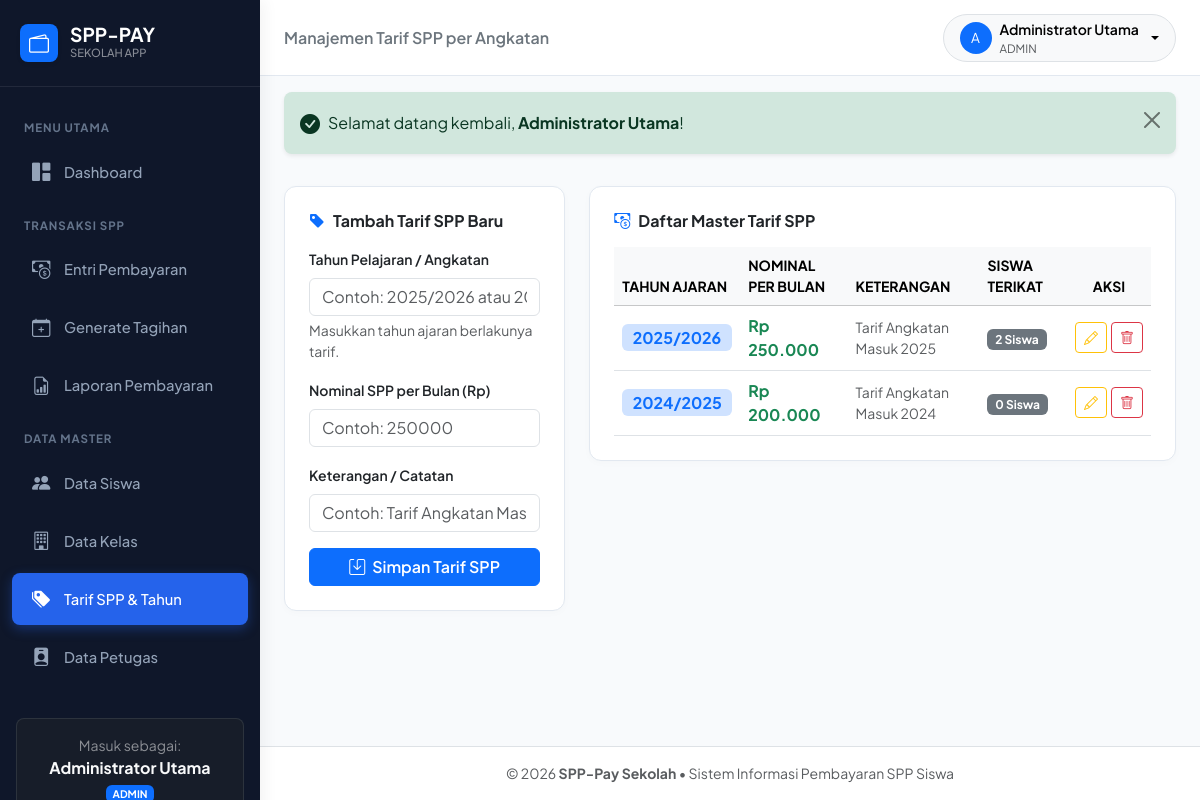
Screenshot of /spp.php (signed in) with the database file from the repository.
### tables this page shows
CREATE TABLE `tarif_spp` (
    `id_spp` INT AUTO_INCREMENT PRIMARY KEY,
    `tahun` VARCHAR(10) NOT NULL,  
    `nominal` DECIMAL(12, 2) NOT NULL,  
    `keterangan` VARCHAR(100) DEFAULT NULL,
    `created_at` TIMESTAMP DEFAULT CURRENT_TIMESTAMP
);

### koneksi.php (called while the page is built, shortened)
<?php
function rupiah($nominal) {
    return 'Rp ' . number_format((float)$nominal, 0, ',', '.');
}
?>

### spp.php (the view, shortened to what this page needs)
<?php
require_once __DIR__ . '/koneksi.php';
$tarif_spp_list = $pdo->query("
    SELECT ts.*, COUNT(s.nisn) AS total_siswa
    FROM tarif_spp ts
    LEFT JOIN siswa s ON ts.id_spp = s.id_spp
    GROUP BY ts.id_spp
    ORDER BY ts.tahun DESC, ts.nominal ASC
")->fetchAll();
include __DIR__ . '/includes/header.php';
?>
<div class="row g-4">
    <div class="col-lg-4">
        <div class="card card-custom p-4">
            <h6 class="fw-bold mb-3"><i class="bi bi-tag-fill me-2 text-primary"></i>Tambah Tarif SPP Baru</h6>
            <form method="POST" action="spp.php">
                <div class="mb-3">
                    <label class="form-label small fw-semibold">Tahun Pelajaran / Angkatan</label>
                    <input type="text" name="tahun" class="form-control" placeholder="Contoh: 2025/2026 atau 2025" required>
                    <div class="form-text small">Masukkan tahun ajaran berlakunya tarif.</div>
                </div>
                <div class="mb-3">
                    <label class="form-label small fw-semibold">Nominal SPP per Bulan (Rp)</label>
                    <input type="number" name="nominal" class="form-control" placeholder="Contoh: 250000" min="0" required>
                </div>
                <div class="mb-3">
                    <label class="form-label small fw-semibold">Keterangan / Catatan</label>
                    <input type="text" name="keterangan" class="form-control" placeholder="Contoh: Tarif Angkatan Masuk 2025">
                </div>
                <button type="submit" class="btn btn-primary w-100 fw-semibold">
                    <i class="bi bi-save me-1"></i> Simpan Tarif SPP
                </button>
            </form>
        </div>
    </div>
    <div class="col-lg-8">
        <div class="card card-custom p-4">
            <h6 class="fw-bold mb-3"><i class="bi bi-cash-coin me-2 text-primary"></i>Daftar Master Tarif SPP</h6>
            <div class="table-responsive">
                <table class="table table-hover align-middle mb-0">
                    <thead class="table-light small text-uppercase text-muted">
                        <tr>
                            <th>Tahun Ajaran</th>
                            <th>Nominal per Bulan</th>
                            <th>Keterangan</th>
                            <th>Siswa Terikat</th>
                            <th class="text-center">Aksi</th>
                        </tr>
                    </thead>
                    <tbody>
                        <?php if (!empty($tarif_spp_list)): ?>
                            <?php foreach ($tarif_spp_list as $sp): ?>
                                <tr>
                                    <td><span class="badge bg-primary-subtle text-primary fs-6"><?= htmlspecialchars($sp['tahun']) ?></span></td>
                                    <td class="fw-bold text-success fs-6"><?= rupiah($sp['nominal']) ?></td>
                                    <td class="small text-muted"><?= htmlspecialchars($sp['keterangan'] ?: '-') ?></td>
                                    <td><span class="badge bg-secondary"><?= $sp['total_siswa'] ?> Siswa</span></td>
                                    <td class="text-center">
                                        <div class="d-inline-flex gap-1">
                                            <button type="button" class="btn btn-sm btn-outline-warning btn-edit-spp"
                                                    data-id="<?= $sp['id_spp'] ?>"
                                                    data-tahun="<?= htmlspecialchars($sp['tahun']) ?>"
                                                    data-nominal="<?= (int)$sp['nominal'] ?>"
                                                    data-ket="<?= htmlspecialchars($sp['keterangan'] ?? '') ?>">
                                                <i class="bi bi-pencil"></i>
                                            </button>
                                            <button type="button" class="btn btn-sm btn-outline-danger"
                                                    data-bs-toggle="modal"
                                                    data-bs-target="#modalConfirmDelete"
                                                    data-href="spp.php?action=hapus_spp&id=<?= $sp['id_spp'] ?>">
                                                <i class="bi bi-trash"></i>
                                            </button>
                                        </div>
                                    </td>
                                </tr>
                            <?php endforeach; ?>
                        <?php else: ?>
                            <tr>
                                <td colspan="5" class="text-center text-muted py-3">Belum ada tarif SPP.</td>
                            </tr>
                        <?php endif; ?>
                    </tbody>
                </table>
            </div>
        </div>
    </div>
</div>
<?php include __DIR__ . '/includes/footer.php'; ?>

### includes/header.php (style rules this page uses)
:root { --sidebar-width: 260px; --primary-color: #2563eb; --primary-hover: #1d4ed8; --bg-body: #f8fafc; --card-border: #e2e8f0; }
body { font-family: 'Plus Jakarta Sans', sans-serif; background-color: var(--bg-body); color: #1e293b; min-height: 100vh; display: flex; flex-direction: column; }
.card-custom { border: 1px solid var(--card-border); border-radius: 12px; background: #ffffff; box-shadow: 0 2px 8px rgba(0, 0, 0, 0.02); transition: transform 0.2s ease, box-shadow 0.2s ease; }

### rows the page displays
tarif_spp: tahun "2025/2026", nominal "Rp 250.000", keterangan "Tarif Angkatan Masuk 2025", total_siswa "2"
tarif_spp: tahun "2024/2025", nominal "Rp 200.000", keterangan "Tarif Angkatan Masuk 2024", total_siswa "0"

### other values shown
$_SESSION['user_nama'] "Administrator Utama"
$role "ADMIN"
$pageHeader "Manajemen Tarif SPP per Angkatan"
substr($userName, 0, 1) "A"
$userName "Administrator Utama"
$userRole "ADMIN"
$flash['message'] "Selamat datang kembali, Administrator Utama !"
